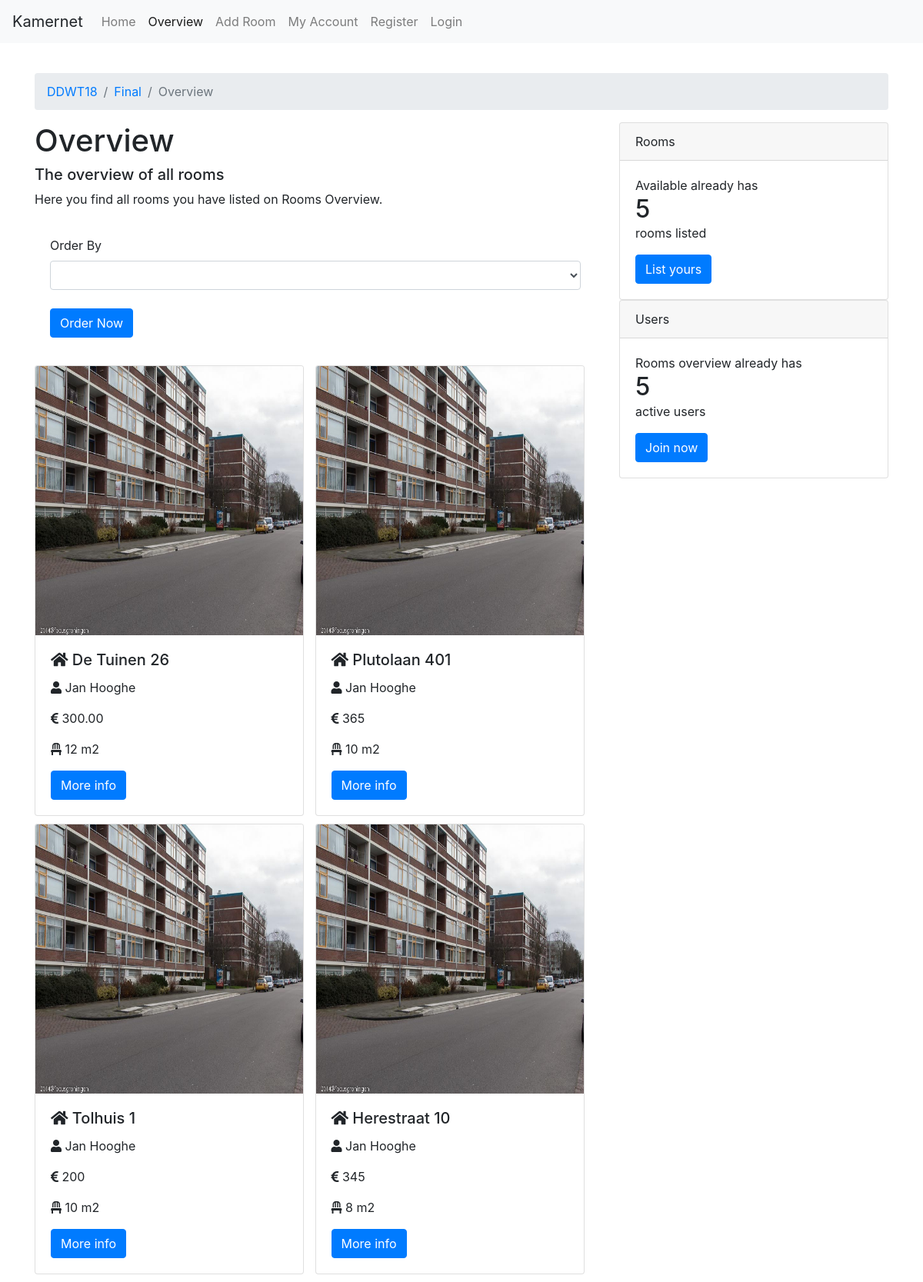
/DDWT18/final/overview/ (signed in), run on an earlier commit of the app's database.
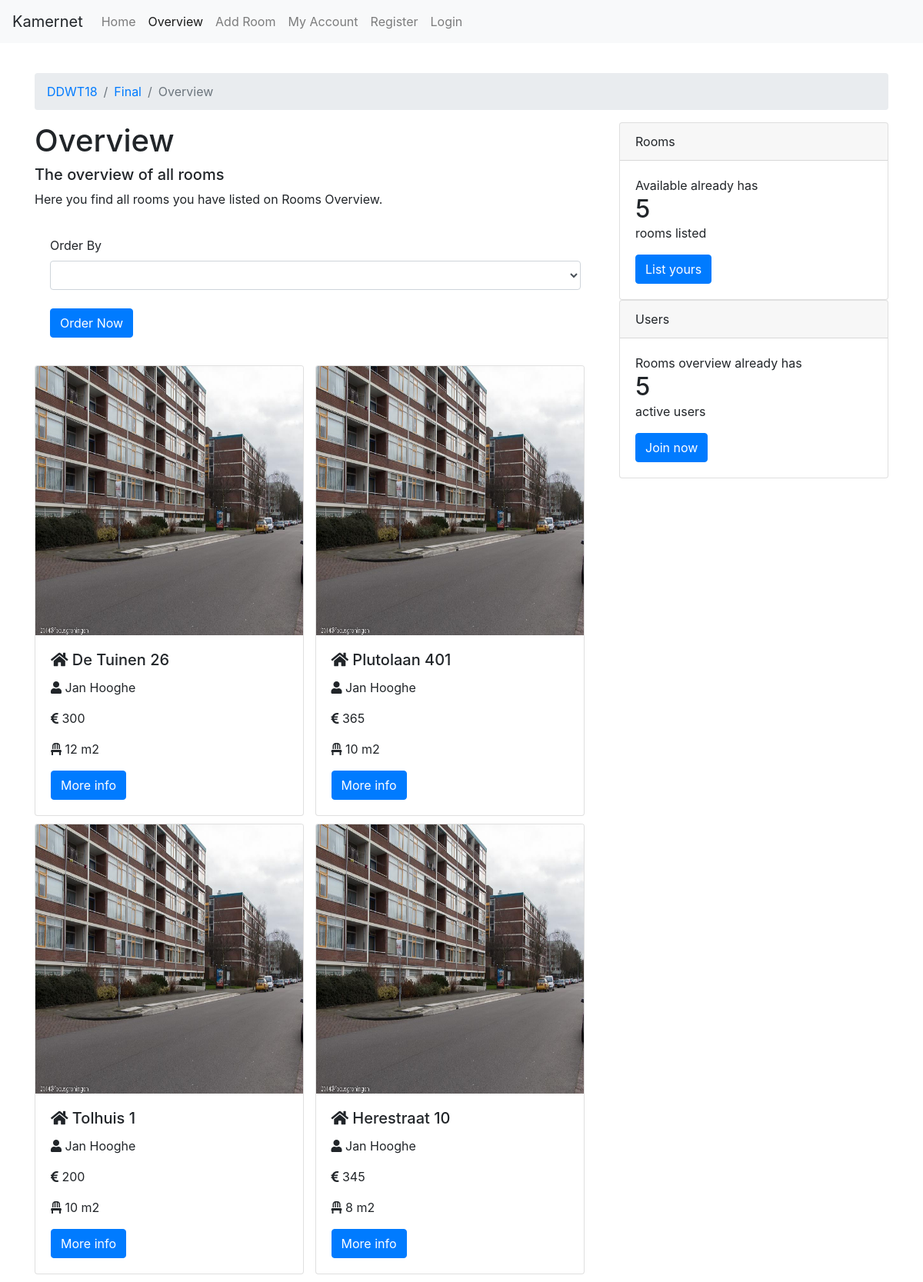
And on a later commit of the database.
### tables this page shows
CREATE TABLE `users` (
  `id` int(11) NOT NULL,
  `username` varchar(255) NOT NULL,
  `password` varchar(255) NOT NULL,
  `full_name` varchar(255) NOT NULL,
  `birth_date` date NOT NULL,
  `role` int(11) NOT NULL,
  `biography` varchar(255) NOT NULL,
  `profession` varchar(255) NOT NULL,
  `language` varchar(255) NOT NULL,
  `email` varchar(255) NOT NULL,
  `phonenumber` int(11) NOT NULL
);

CREATE TABLE `rooms` (
  `id` int(11) NOT NULL,
  `address` varchar(255) NOT NULL,
  `type` varchar(255) NOT NULL,
  `price` int(3) NOT NULL,
  `size` int(3) NOT NULL,
  `owner` int(11) NOT NULL
);

### model.php (the view, shortened to what this page needs)
<?php
function new_route($route_uri, $request_type){
    $route_uri_expl = array_filter(explode('/', $route_uri));
    $current_path_expl = array_filter(explode('/',parse_url($_SERVER['REQUEST_URI'], PHP_URL_PATH)));
    if ($route_uri_expl == $current_path_expl && $_SERVER['REQUEST_METHOD'] == strtoupper($request_type)) {
        return True;
    }
}
function na($url, $active){
    return [$url, $active];
}
function get_breadcrumbs($breadcrumbs) {
    $breadcrumbs_exp = '
    <nav aria-label="breadcrumb">
    <ol class="breadcrumb">';
    foreach ($breadcrumbs as $name => $info) {
        if ($info[1]){
            $breadcrumbs_exp .= '<li class="breadcrumb-item active" aria-current="page">'.$name.'</li>';
        }else{
            $breadcrumbs_exp .= '<li class="breadcrumb-item"><a href="'.$info[0].'">'.$name.'</a></li>';
        }
    }
    $breadcrumbs_exp .= '
    </ol>
    </nav>';
    return $breadcrumbs_exp;
}
function get_navigation($navigation_tpl, $active_id){
    $navigation_exp = '
    <nav class="navbar navbar-expand-lg navbar-light bg-light">
    <a class="navbar-brand">Kamernet</a>
    <button class="navbar-toggler" type="button" data-toggle="collapse" data-target="#navbarSupportedContent" aria-controls="navbarSupportedContent" aria-expanded="false" aria-label="Toggle navigation">
    <span class="navbar-toggler-icon"></span>
    </button>
    <div class="collapse navbar-collapse" id="navbarSupportedContent">
    <ul class="navbar-nav mr-auto">';
    foreach ($navigation_tpl as $name => $info) {
        $nav_info = na($name, $info);
        if ($nav_info[0] == $active_id){
            $navigation_exp .= '<li class="nav-item active">';
            $navigation_exp .= '<a class="nav-link" href="'.$nav_info[1]['url'].'">'.$nav_info[1]['name'].'</a>';
        }else{
            $navigation_exp .= '<li class="nav-item">';
            $navigation_exp .= '<a class="nav-link" href="'.$nav_info[1]['url'].'">'.$nav_info[1]['name'].'</a>';
        }
        $navigation_exp .= '</li>';
    }
    $navigation_exp .= '
    </ul>
    </div>
    </nav>';
    return $navigation_exp;
}
function count_rooms($pdo){
    $stmt = $pdo->prepare('SELECT * FROM rooms');
    $stmt->execute();
    $series = $stmt->rowCount();
    return $series;
}
function count_users($pdo) {
    $stmt = $pdo->prepare("SELECT * FROM users");
    $stmt->execute();
    $users = $stmt->rowCount();
    return $users;
}
function get_rooms_owner($pdo, $userid){
    $stmt = $pdo->prepare('SELECT * FROM rooms WHERE owner = ?');
    $stmt->execute([$userid]);
    $series = $stmt->fetchAll();
    $series_exp = Array();
    foreach ($series as $key => $value){
        foreach ($value as $user_key => $user_input) {
            $series_exp[$key][$user_key] = htmlspecialchars($user_input);
        }
    }
    return $series_exp;
}
function get_room_table($series, $pdo){
    $card_exp = '<div class="card-body"><form action="/DDWT18/final/overview/" method="post">
    <div class="form-group">
      <label for="inputUsername">Order By</label>
      <select name="order" class="form-control" id="inputUsername">
      <option> </option>
       <option value="price up">Price Up</option>
       <option value="price down">Price Down</option>
       <option value="size up">Size Up</option>
       <option value="size down">Size Down</option>
      </select><br>
   <button type="submit" class="btn btn-primary">Order Now</button></div>
  </form></div>';
    foreach ($series as $key => $value) {
        $card_exp .= '<div class="card" id="overview-card" style="width: 350px;">
  <img class="card-img-top" src="../house.jpg" alt="Card image cap" height="350px">
  <div class="card-body">
    <h5 class="card-title"><i class="fas fa-home"></i> '.$value['address'].'</h5>
    <p class="card-text"><i class="fas fa-user"></i> '.get_username($pdo,$value['owner'])['full_name'].'</p>
    <p class="card-text"><i class="fas fa-euro-sign"></i> '.$value['price'].'</p>
    <p class="card-text"><i class="fas fa-chair"></i> '.$value['size'].' m2</p>
    <a href="/DDWT18/final/room/?room_id='.$value['id'].'" role="button" class="btn btn-primary">More info</a>
  </div>
</div>
';
    }
    return $card_exp;
}
function get_username($pdo, $user_id) {
    $stmt = $pdo->prepare("SELECT full_name FROM users WHERE id=?");
    $stmt->execute([$user_id]);
    $username = $stmt->fetch();
    return $username;
}
function get_userinfo($pdo, $user_id){
    $stmt = $pdo->prepare('SELECT * FROM users WHERE id = ?');
    $stmt->execute([$user_id]);
    $user_info = $stmt->fetch();
    $user_info_exp = Array();
    foreach ((array) $user_info as $key => $value){
        $user_info_exp[$key] = htmlspecialchars($value);
    }
    return $user_info_exp;
}
function get_user_id(){
    if (isset($_SESSION['user_id'])){
        return $_SESSION['user_id'];
    } else {
        return False;
    }
}

### index.php (shortened to what this page needs)
<?php
include 'model.php';
$db = connect_db('localhost:3307', 'ddwt18_finalproject', 'ddwt18', 'ddwt18');
$nbr_rooms = count_rooms($db);
$nbr_users = count_users($db);
$template = Array(
    1 => Array(
        'name' => 'Home',
        'url' => '/DDWT18/final/'
    ),
    2 => Array(
        'name' => 'Overview',
        'url' => '/DDWT18/final/overview/'
    ),
    3 => Array(
        'name' => 'Add Room',
        'url' => '/DDWT18/final/add/'
    ),
    4 => Array(
        'name' => 'My Account',
        'url' => '/DDWT18/final/myaccount/'
    ),
    5 => Array(
        'name' => 'Register',
        'url' => '/DDWT18/final/register/'
    ),
    6 => Array(
        'name' => 'Login',
        'url' => '/DDWT18/final/login/'
    ));;
if (new_route('/DDWT18/final/', 'get')) {
    $page_title = 'Home';
    $breadcrumbs = get_breadcrumbs([
        'DDWT18' => na('/DDWT18/', False),
        'Final' => na('/DDWT18/final/', False),
        'Home' => na('/DDWT18/final/', True)
    ]);
    $navigation = get_navigation($template, 1);
    $page_subtitle = 'The online platform to see all the available rooms here in Groningen';
    $page_content = 'On Available Rooms you can add rooms that you have available. You can see all the available rooms in Groningen. By listing your available rooms you help all the students who still need a room.';
    if ( isset($_GET['error_msg']) ) {
        $error_msg = get_error($_GET['error_msg']);
    }
    include use_template('main');
}
elseif (new_route('/DDWT18/final/overview/', 'get')) {
    $userinfo = get_userinfo($db, get_user_id());
    $page_title = 'Overview';
    $breadcrumbs = get_breadcrumbs([
        'DDWT18' => na('/DDWT18/', False),
        'Final' => na('/DDWT18/final/', False),
        'Overview' => na('/DDWT18/final/overview', True)
    ]);
    $navigation = get_navigation($template, 2);
    $page_subtitle = 'The overview of all rooms';
    if ( isset($_GET['order']) ) {
        if ($userinfo['role'] == 1) {
            $page_content = 'Here you find all rooms you have listed on Rooms Overview.';
            $left_content = get_room_table(get_rooms_owner_order($db, get_user_id(), $_GET['order']), $db);
        } elseif ($userinfo['role'] == 2) {
            $page_content = 'Here you find all rooms listed on Rooms Overview.';
            $left_content = get_room_table(get_rooms_tenant_order($db, $_GET['order']), $db);
        }
    }
    else {
        if ($userinfo['role'] == 1) {
            $page_content = 'Here you find all rooms you have listed on Rooms Overview.';
            $left_content = get_room_table(get_rooms_owner($db, get_user_id()), $db);
        } elseif ($userinfo['role'] == 2) {
            $page_content = 'Here you find all rooms listed on Rooms Overview.';
            $left_content = get_room_table(get_rooms_tenant($db), $db);
        }
    }
    include use_template('main');
}
elseif (new_route('/DDWT18/final/overview/', 'post')) {
    $feedback = $_POST['order'];
    redirect(sprintf('/DDWT18/final/overview/?order=%s', json_encode($feedback)));
}

### views/main.php (shortened to what this page needs)
<!doctype html>
<html lang="en">
<head>
    <link rel="stylesheet" href="https://stackpath.bootstrapcdn.com/bootstrap/4.1.3/css/bootstrap.min.css">
    <link rel="stylesheet" href="https://use.fontawesome.com/releases/v5.6.1/css/all.css">
    <link rel="stylesheet" href="/DDWT18/final/css/main.css">
</head>
<body>
<?= $navigation ?>
<div class="container">
    <div class="pd-15">&nbsp</div>
    <?= $breadcrumbs ?>
    <div class="row">
        <div class="col-md-8">
            <h1><?= $page_title ?></h1>
            <h5><?= $page_subtitle ?></h5>
            <p><?= $page_content ?></p>
            <?php if(isset($left_content)){echo $left_content;} ?>
        </div>
        <div class="col-md-4">
            <?php include $right_column ?>
        </div>
    </div>
</div>
</body>
</html>

### views/cards.php
<div class="card">
    <div class="card-header">
        Rooms
    </div>
    <div class="card-body">
        <p class="count">Available already has</p>
        <h2><?= $nbr_rooms ?></h2>
        <p>rooms listed</p>
        <a href="/DDWT18/final/add/" class="btn btn-primary">List yours</a>
    </div>
</div>
<div class="card">
    <div class="card-header">
        Users
    </div>
    <div class="card-body">
        <p class="count">Rooms overview already has</p>
        <h2><?= $nbr_users ?></h2>
        <p>active users</p>
        <a href="/DDWT18/final/register/" class="btn btn-primary">Join now</a>
    </div>
</div>

### css/main.css (style rules this page uses)
.pd-15 { padding: 15px 0 0 0; }
#overview-card { display: inline-block; margin-right: 10px; margin-bottom: 10px; }
.card-body h2 { margin: 0; }
.card-body .count { margin: 0; }

What changed in the data, as far as the page shows it:
changed rooms "De Tuinen 26": price "300.00" → "300"
